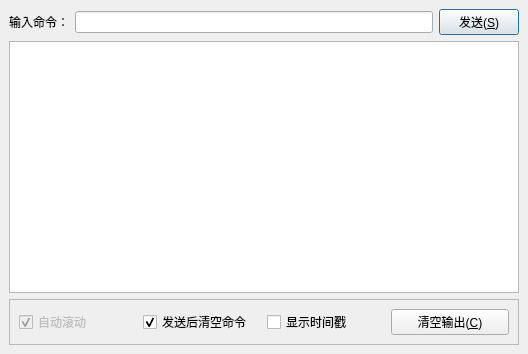
<?xml version="1.0" encoding="UTF-8"?>
<ui version="4.0">
 <class>TCONSOLE</class>
 <widget class="QMainWindow" name="TCONSOLE">
  <property name="geometry">
   <rect>
    <x>0</x>
    <y>0</y>
    <width>528</width>
    <height>354</height>
   </rect>
  </property>
  <property name="windowTitle">
   <string>串口控制台</string>
  </property>
  <widget class="QWidget" name="centralwidget">
   <layout class="QGridLayout" name="gridLayout">
    <item row="0" column="0">
     <widget class="QLabel" name="label">
      <property name="text">
       <string>输入命令：</string>
      </property>
     </widget>
    </item>
    <item row="0" column="1">
     <widget class="QLineEdit" name="lineEdit"/>
    </item>
    <item row="0" column="2">
     <widget class="QPushButton" name="pushButton">
      <property name="text">
       <string>发送(&amp;S)</string>
      </property>
      <property name="default">
       <bool>true</bool>
      </property>
     </widget>
    </item>
    <item row="1" column="0" colspan="3">
     <widget class="QPlainTextEdit" name="plainTextEdit">
      <property name="readOnly">
       <bool>true</bool>
      </property>
     </widget>
    </item>
    <item row="2" column="0" colspan="3">
     <widget class="QFrame" name="frame">
      <property name="frameShape">
       <enum>QFrame::StyledPanel</enum>
      </property>
      <property name="frameShadow">
       <enum>QFrame::Raised</enum>
      </property>
      <layout class="QHBoxLayout" name="horizontalLayout">
       <item>
        <widget class="QCheckBox" name="checkBox_2">
         <property name="enabled">
          <bool>false</bool>
         </property>
         <property name="text">
          <string>自动滚动</string>
         </property>
         <property name="checked">
          <bool>true</bool>
         </property>
         <property name="tristate">
          <bool>false</bool>
         </property>
        </widget>
       </item>
       <item>
        <widget class="QCheckBox" name="checkBox_3">
         <property name="text">
          <string>发送后清空命令</string>
         </property>
         <property name="checked">
          <bool>true</bool>
         </property>
        </widget>
       </item>
       <item>
        <widget class="QCheckBox" name="checkBox">
         <property name="text">
          <string>显示时间戳</string>
         </property>
        </widget>
       </item>
       <item>
        <widget class="QPushButton" name="pushButton_2">
         <property name="text">
          <string>清空输出(&amp;C)</string>
         </property>
        </widget>
       </item>
      </layout>
     </widget>
    </item>
   </layout>
  </widget>
  <widget class="QMenuBar" name="menubar">
   <property name="geometry">
    <rect>
     <x>0</x>
     <y>0</y>
     <width>528</width>
     <height>23</height>
    </rect>
   </property>
  </widget>
 </widget>
 <resources/>
 <connections/>
</ui>
